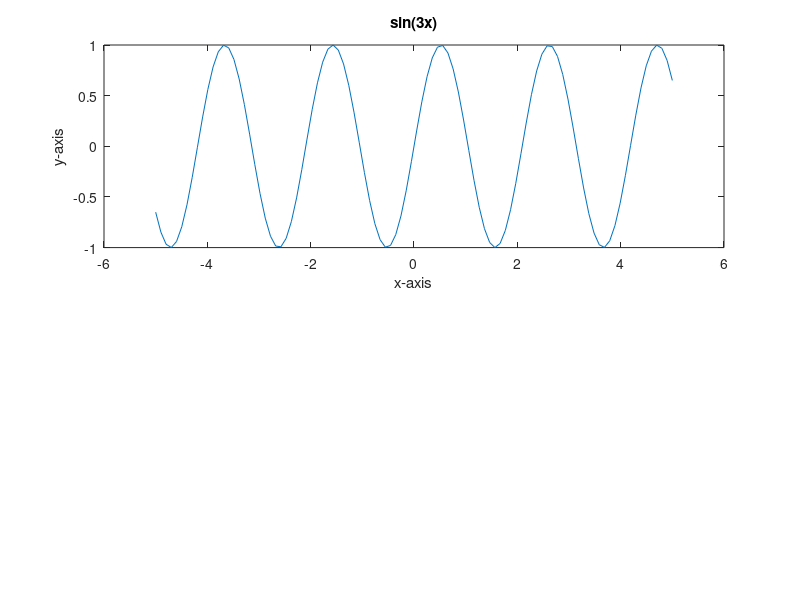
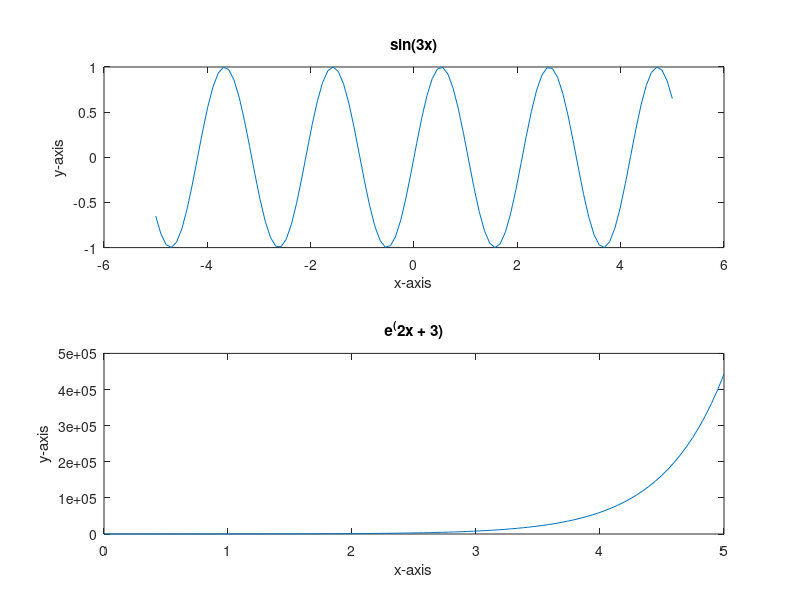

Write the MATLAB code that produced these figures, in order.
%{
	Q1. Plot the Following signals in linear scale
	 a) x(t)=sin(3t) -5<t<5
	 b) y(t)=e^(2t+3)

%}
subplot(2,1,1);
x1 = linspace(-5,5);
y1 = sin(3*x1);
plt1 = plot(x1,y1);
title('sin(3x)');
xlabel('x-axis');
ylabel('y-axis');
saveas(gcf, 'example_signal.jpg', 'jpg');
subplot(2,1,2);


x2 = linspace(0,5);
y2 = exp(2*x2 + 3);
plt2 = plot(x2,y2);
title('e^(2x + 3)');
xlabel('x-axis');
ylabel('y-axis');
saveas(gcf, 'example_signal1.jpg', 'jpg');